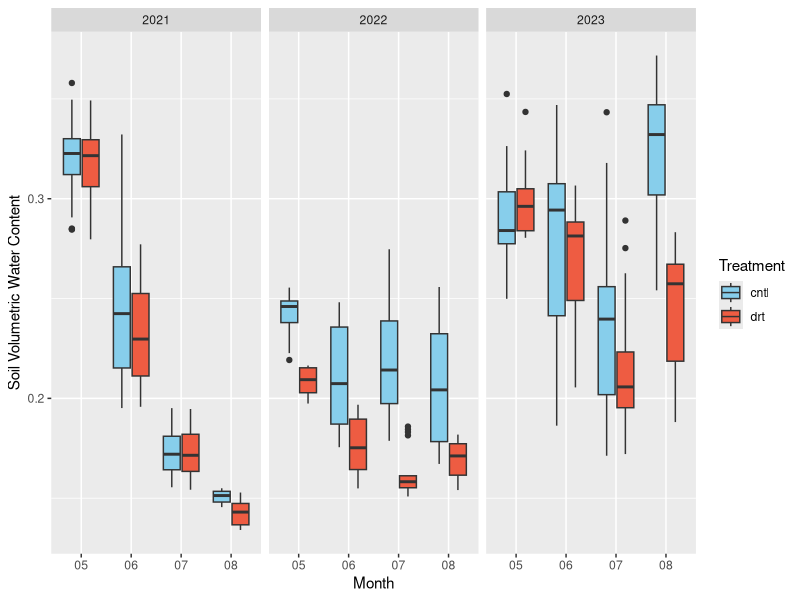
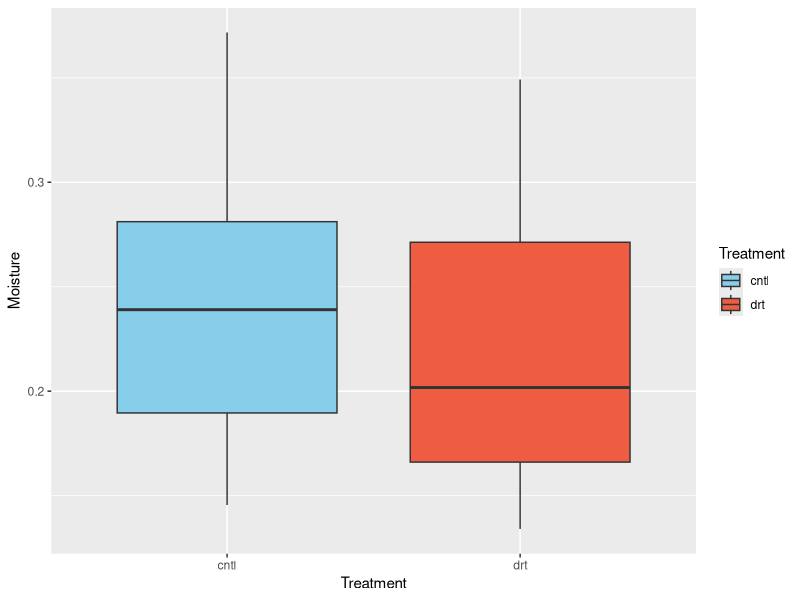

Generate these figures, in order, with R:
#### Soil moisture analyses
#### test for significant difference in soil moisture between 
#### precipitation treatments (and seeding treatments?)

#### 9/29/25: some differences between soil moisture depend on 
#### month, but precipitation treatment, year, and their
#### interaction are all significant in ANOVA.

#### it is unclear which port goes to which seeding treatment.
#### if we have these data we can assess otherwise this is
#### more descriptive analysis than a function of CWMs.  

library(tidyverse)

## cleaned soil moisture data (all values in m3/m3 VWC)
smdat <- read.csv("code/soil_moisture/clean_soilmoisture.csv")

## ensure correct data format and variable names
colnames(smdat) <- c("Treatment", "Date","Moisture") #rename trt to treatment
smdat$Treatment <- as.factor(smdat$Treatment) #make factor
smdat <- smdat %>% #seperate date column
  separate(Date, into = c("Year", "Month", "Day"), sep = "-", remove = T)
smdat$Year <- as.factor(smdat$Year) #make factor
smdat$Month <- as.factor(smdat$Month) #make factor
smdat$Day <- as.factor(smdat$Day) #make factor
## filter for only growing season (May through August)
## probes are unreliable in winter
smdat <- smdat %>%
  filter(Month %in% c("05", "06", "07", "08")) %>%
  mutate(Month = droplevels(Month))  # Removes unused levels

## find monthly average (for viewing and maybe plotting) (not sig. diff in models)
smdat.month <- smdat %>%
  group_by(Year, Month, Treatment) %>%
  summarise(moisturemean = mean(Moisture))
#find percent reduced per month per year
reduction.month <- smdat.month %>%
  pivot_wider(names_from = Treatment, values_from = moisturemean) %>%  # Spread cntl & drt into separate columns
  mutate(percent_reduction = ((cntl - drt) / cntl) * 100)  # Calculate percent reduction

## find annual average to use for analyses
smdat.yr <- smdat %>%
  group_by(Year, Treatment) %>%
  summarise(moistureyr = mean(Moisture))
#find percent reduced per month
reduction.yr <- smdat.yr %>%
  pivot_wider(names_from = Treatment, values_from = moistureyr) %>%  # Spread cntl & drt into separate columns
  mutate(percent_reduction = ((cntl - drt) / cntl) * 100)  # Calculate percent reduction

## mean reduction over course of experiment(currently only looks at
## 2021-2023).
sum(reduction.yr$percent_reduction)/3 # = 9.3% mean reduction, w/ 2024 is = 13.31%


### Test and model differences in soil moisture by year and precipitation treatment

### month does have a strong effect, but treatment, year, and interaction are all signfiggant with it
### so leaving this model out right now.
summary(lm(Moisture~Year*Month*Treatment, smdat))
anova(lm(Moisture~Year*Month*Treatment, smdat))
ggplot(smdat, aes(y=Moisture, x=Month, fill=Treatment))+
  geom_boxplot()+
  scale_fill_manual(values=c("skyblue","tomato2"))+
  labs(y = "Soil Volumetric Water Content")+
  facet_wrap(~Year, nrow=1)

summary(lm(Moisture~Year*Treatment, smdat))
anova(lm(Moisture~Year*Treatment, smdat))
ggplot(smdat, aes(y=Moisture, x=Treatment, fill=Treatment))+
  geom_boxplot()+
  scale_fill_manual(values=c("skyblue","tomato2"))#+
  facet_wrap(~Year)

